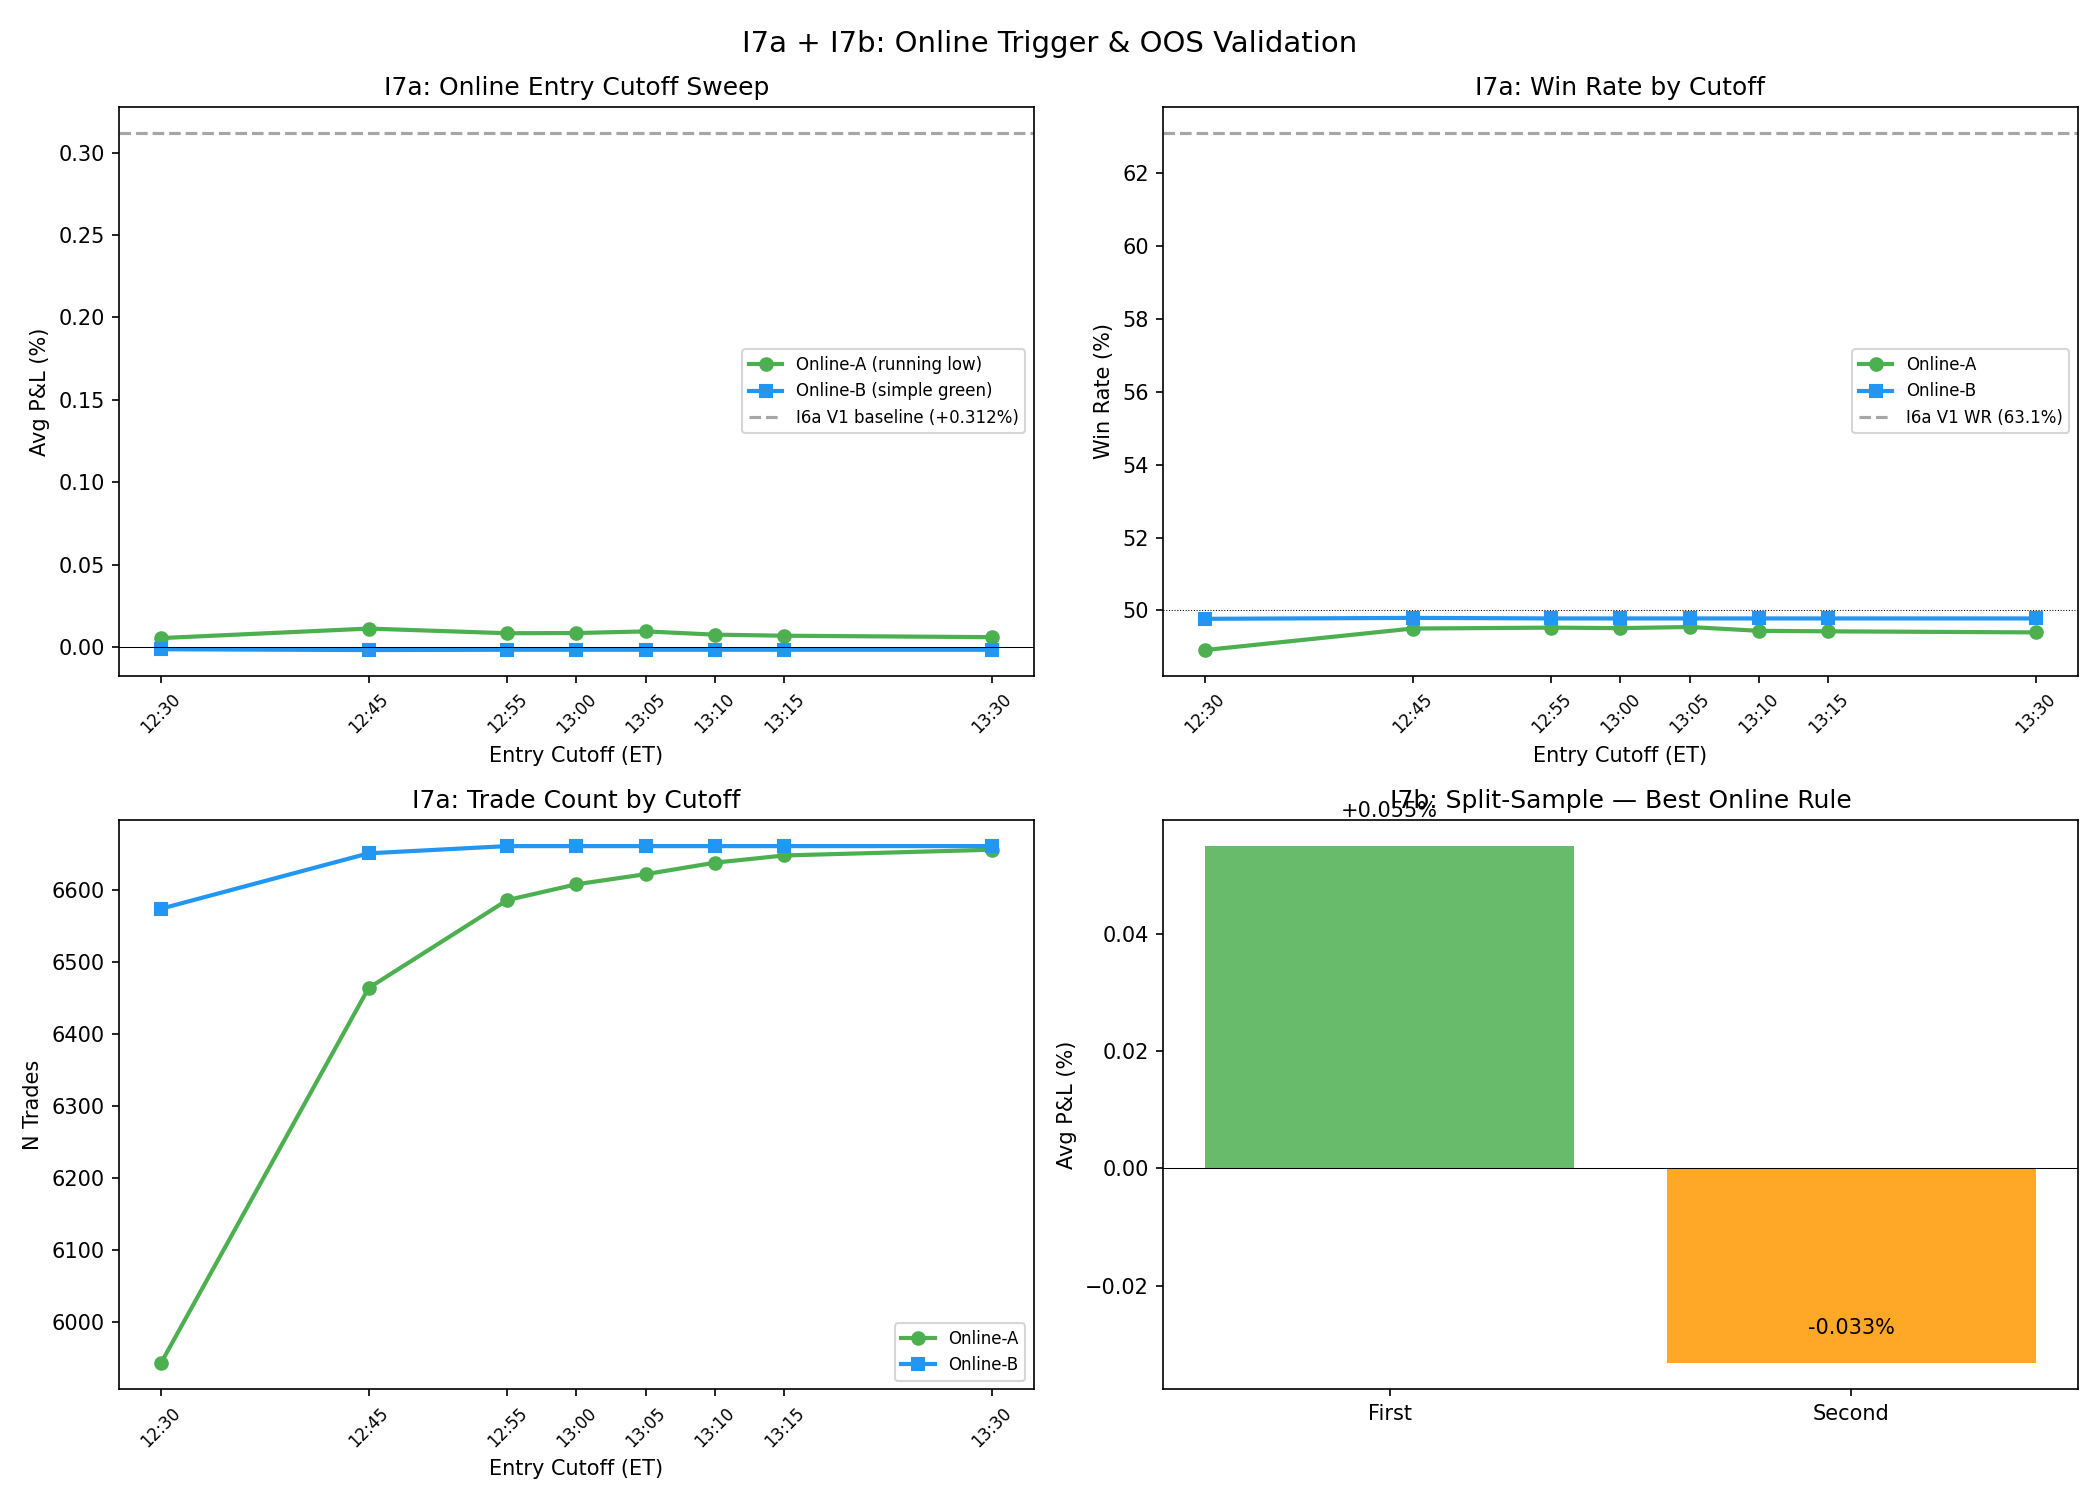

The Python source for this figure:
"""
Series I7a + I7b: Online Trigger Rewrite + Early-Low OOS Validation.

I7a: Replaces ex-post DZ_low entry with two online (real-time) variants:
  Online-A: Track running low, entry = first green close after each new low
            (only LAST trigger counts if low keeps updating). Entry-time cutoff sweep.
  Online-B: Simple "first green close after 12:00 ET". Entry-time cutoff sweep.

I7b: Split-sample validation of the early-low edge with the best online rule.
"""

from pathlib import Path

import matplotlib
matplotlib.use("Agg")
import matplotlib.pyplot as plt
import numpy as np
import pandas as pd

# ── paths ──
ROOT = Path(__file__).resolve().parents[3]
DATA_DIR = ROOT / "Fetched_Data"
OUT_DIR = Path(__file__).resolve().parent
I4_DATA = OUT_DIR / "I4_depth_zscore_data.csv"

EQUITY_TICKERS = [
    "AAPL", "AMD", "AMZN", "AVGO", "BA", "BABA", "BIDU", "C", "COIN",
    "COST", "GOOGL", "GS", "IBIT", "JPM", "MARA", "META", "MSFT", "MU",
    "NVDA", "PLTR", "SNOW", "SPY", "TSLA", "TSM", "TXN", "V",
]

# IST zone boundaries
DZ_START_IST = 19 * 60       # 12:00 ET
DZ_END_IST = 20 * 60 + 30    # 13:30 ET
EXIT_IST = 22 * 60 + 30      # 15:30 ET


def ist_minutes(dt):
    return dt.hour * 60 + dt.minute


def ist_to_et(ist_min):
    return ist_min - 7 * 60


def et_to_ist(et_min):
    return et_min + 7 * 60


def load_all_m5():
    """Load M5 regular-session data keyed by (ticker, date)."""
    print("Loading M5 data...")
    cache = {}
    for ticker in EQUITY_TICKERS:
        path = DATA_DIR / f"{ticker}_data.csv"
        if not path.exists():
            continue
        df = pd.read_csv(path, parse_dates=["Datetime"])
        df = df.sort_values("Datetime").reset_index(drop=True)
        mins = df["Datetime"].apply(ist_minutes)
        mask = (mins >= 16 * 60 + 35) & (mins <= 22 * 60 + 55)
        df = df[mask].copy()
        df["trading_day"] = df["Datetime"].dt.date
        df["ist_min"] = df["Datetime"].apply(ist_minutes)
        for day, day_df in df.groupby("trading_day"):
            cache[(ticker, day)] = day_df.reset_index(drop=True)
    print(f"  Loaded {len(cache):,} ticker-days")
    return cache


def get_exit_price(day_df):
    """Close at 15:30 ET = 22:30 IST or nearest prior bar."""
    candidates = day_df[day_df["ist_min"] <= EXIT_IST]
    if candidates.empty:
        return None
    return candidates.iloc[-1]["Close"]


# ═══════════════════════════════════════════════════════════
# I7a: Online Trigger Variants
# ═══════════════════════════════════════════════════════════

def online_a_entry(day_df, cutoff_ist):
    """Online-A: Track running low through DZ, entry = first green close after
    each new running low. Only the LAST triggered entry counts (if low updates
    after a trigger, we re-trigger on next green close). Entry must be before cutoff.

    In practice: we're already in position from the first trigger, so if the low
    updates later, we DON'T exit and re-enter. We stay in from the first trigger.

    BUT the question is: does the FIRST trigger or the LAST trigger produce the
    actual entry price? Since we enter on first trigger and HOLD, the entry is
    the first trigger price. Let's implement both:
    - "first_trigger": enter on first green close after first running-low dip
    - "last_trigger": enter on last green close before cutoff (after final running low before cutoff)
    """
    dz_bars = day_df[(day_df["ist_min"] >= DZ_START_IST) & (day_df["ist_min"] < DZ_END_IST)]
    if dz_bars.empty:
        return None, None, None, None

    running_low = float("inf")
    last_low_idx = None
    first_trigger_entry = None
    first_trigger_ist = None

    # Walk through DZ bars chronologically
    for idx, bar in dz_bars.iterrows():
        if bar["ist_min"] >= cutoff_ist:
            break

        # Update running low
        if bar["Low"] < running_low:
            running_low = bar["Low"]
            last_low_idx = idx

    # After scanning up to cutoff: find first green close after last_low_idx within cutoff
    if last_low_idx is None:
        return None, None, None, None

    # Find first green close after the running low, within cutoff
    after_low = day_df.loc[last_low_idx + 1:]
    for idx, bar in after_low.iterrows():
        if bar["ist_min"] >= cutoff_ist:
            break
        if bar["Close"] > bar["Open"]:
            return bar["Close"], bar["ist_min"], running_low, last_low_idx

    return None, None, running_low, last_low_idx


def online_a_realtime(day_df, cutoff_ist):
    """Online-A (true real-time): Enter on FIRST green close after ANY running low update.
    Once in position, HOLD to exit. Don't re-enter.
    """
    dz_bars = day_df[(day_df["ist_min"] >= DZ_START_IST) & (day_df["ist_min"] < cutoff_ist)]
    if dz_bars.empty:
        return None, None

    running_low = float("inf")
    new_low_seen = False

    for idx, bar in dz_bars.iterrows():
        if bar["Low"] < running_low:
            running_low = bar["Low"]
            new_low_seen = True
            continue

        # First green close after a running low update
        if new_low_seen and bar["Close"] > bar["Open"]:
            return bar["Close"], bar["ist_min"]

    return None, None


def online_b_entry(day_df, cutoff_ist):
    """Online-B (simple): First green close after 12:00 ET, before cutoff.
    No reference to DZ low at all."""
    dz_bars = day_df[(day_df["ist_min"] >= DZ_START_IST) & (day_df["ist_min"] < cutoff_ist)]
    for idx, bar in dz_bars.iterrows():
        if bar["Close"] > bar["Open"]:
            return bar["Close"], bar["ist_min"]
    return None, None


def process_online(i4_df, m5_cache, cutoff_et_list):
    """Process all events with online entries for multiple cutoffs."""
    print("Processing online entries...")
    # Pre-compute: for each (ticker, day), store bars + exit price
    all_results = []
    n = len(i4_df)

    for row_i, (_, event) in enumerate(i4_df.iterrows()):
        if row_i % 1000 == 0 and row_i > 0:
            print(f"  {row_i}/{n}...")

        ticker = event["ticker"]
        day = event["trading_day"]
        key = (ticker, day)
        if key not in m5_cache:
            continue

        day_df = m5_cache[key]
        exit_price = get_exit_price(day_df)
        if exit_price is None:
            continue

        base = {
            "ticker": ticker, "trading_day": day,
            "depth_z": event["depth_z"], "zscore_bucket": event["zscore_bucket"],
            "compression_pct": event["compression_pct"],
            "compression_bucket": event["compression_bucket"],
            "dz_low": event["dz_low"], "z2_high": event["z2_high"],
            "exit_price": exit_price,
        }

        for cutoff_et in cutoff_et_list:
            cutoff_ist = et_to_ist(cutoff_et)
            tag = f"{cutoff_et // 60}:{cutoff_et % 60:02d}"

            # Online-A (real-time: first trigger and hold)
            a_entry, a_ist = online_a_realtime(day_df, cutoff_ist)
            a_pl = (exit_price - a_entry) / a_entry * 100 if a_entry else None
            a_et = ist_to_et(a_ist) if a_ist else None

            # Online-B (simple first green)
            b_entry, b_ist = online_b_entry(day_df, cutoff_ist)
            b_pl = (exit_price - b_entry) / b_entry * 100 if b_entry else None
            b_et = ist_to_et(b_ist) if b_ist else None

            all_results.append({
                **base,
                "cutoff_et": cutoff_et, "cutoff_tag": tag,
                "online_a_entry": a_entry, "online_a_ist": a_ist,
                "online_a_pl": a_pl, "online_a_et_min": a_et,
                "online_b_entry": b_entry, "online_b_ist": b_ist,
                "online_b_pl": b_pl, "online_b_et_min": b_et,
            })

    return pd.DataFrame(all_results)


def print_cutoff_sweep(df, pl_col, label):
    """Print P&L sweep across cutoffs."""
    print(f"\n--- {label} ---")
    print(f"{'Cutoff':>8s}  {'Avg PL':>9s}  {'Med PL':>9s}  {'WR':>7s}  {'N':>6s}  {'Trig%':>7s}")
    print("-" * 55)
    cutoffs = sorted(df["cutoff_et"].unique())
    rows = []
    for c in cutoffs:
        sub = df[df["cutoff_et"] == c].dropna(subset=[pl_col])
        n_total = len(df[df["cutoff_et"] == c])
        if sub.empty:
            continue
        avg = sub[pl_col].mean()
        med = sub[pl_col].median()
        wr = (sub[pl_col] > 0).mean() * 100
        trig = len(sub) / n_total * 100 if n_total > 0 else 0
        tag = f"{c // 60}:{c % 60:02d}"
        print(f"{tag:>8s}  {avg:>+8.4f}%  {med:>+8.4f}%  {wr:>6.1f}%  {len(sub):>6d}  {trig:>6.1f}%")
        rows.append({"cutoff": c, "tag": tag, "avg_pl": avg, "med_pl": med,
                      "wr": wr, "n": len(sub), "trig_pct": trig})
    return pd.DataFrame(rows)


# ═══════════════════════════════════════════════════════════
# I7b: Split-Sample
# ═══════════════════════════════════════════════════════════

def run_i7b(df, best_cutoff, pl_col, label):
    """Split-sample validation for the best online cutoff."""
    print(f"\n{'='*70}")
    print(f"I7b: Split-Sample Validation ({label}, cutoff {best_cutoff//60}:{best_cutoff%60:02d} ET)")
    print("=" * 70)

    sub = df[df["cutoff_et"] == best_cutoff].dropna(subset=[pl_col]).copy()
    all_days = sorted(sub["trading_day"].unique())
    mid = len(all_days) // 2
    first_days = set(all_days[:mid])

    sub["half"] = sub["trading_day"].apply(lambda d: "First" if d in first_days else "Second")

    print(f"  First half:  {all_days[0]} to {all_days[mid-1]} ({mid} days)")
    print(f"  Second half: {all_days[mid]} to {all_days[-1]} ({len(all_days)-mid} days)")

    print(f"\n{'Half':>8s}  {'Avg PL':>9s}  {'Med PL':>9s}  {'WR':>7s}  {'N':>6s}")
    print("-" * 45)
    for h in ["First", "Second"]:
        s = sub[sub["half"] == h]
        print(f"{h:>8s}  {s[pl_col].mean():>+8.4f}%  {s[pl_col].median():>+8.4f}%  "
              f"{(s[pl_col]>0).mean()*100:>6.1f}%  {len(s):>6d}")

    # Time-of-entry bucket stability
    sub["entry_et"] = sub[pl_col.replace("_pl", "_et_min")]
    # Use entry time buckets similar to I6d
    def time_bucket(et_min):
        if pd.isna(et_min):
            return "unknown"
        if et_min < 12 * 60 + 30:
            return "Early"
        elif et_min < 13 * 60:
            return "Mid"
        else:
            return "Late"

    if pl_col.replace("_pl", "_et_min") in sub.columns:
        et_col = pl_col.replace("_pl", "_et_min")
        sub["time_bucket"] = sub[et_col].apply(time_bucket)

        print(f"\n  Time-of-entry × Half:")
        print(f"  {'Half':>8s}  {'Early PL':>10s}  {'Mid PL':>10s}  {'Late PL':>10s}")
        for h in ["First", "Second"]:
            vals = []
            for tb in ["Early", "Mid", "Late"]:
                s = sub[(sub["half"] == h) & (sub["time_bucket"] == tb)]
                vals.append(f"{s[pl_col].mean():+.4f}%" if len(s) > 10 else f"N={len(s)}")
            print(f"  {h:>8s}  {vals[0]:>10s}  {vals[1]:>10s}  {vals[2]:>10s}")

    # Depth × Half
    sub["depth_binary"] = np.where(sub["depth_z"] >= 1.0, "deep", "shallow")
    print(f"\n  Depth × Half:")
    print(f"  {'Half':>8s}  {'Shallow PL':>12s}  {'Deep PL':>10s}  {'Delta':>8s}")
    for h in ["First", "Second"]:
        sh = sub[(sub["half"] == h) & (sub["depth_binary"] == "shallow")]
        dp = sub[(sub["half"] == h) & (sub["depth_binary"] == "deep")]
        sh_pl = sh[pl_col].mean() if len(sh) > 0 else float("nan")
        dp_pl = dp[pl_col].mean() if len(dp) > 0 else float("nan")
        delta = dp_pl - sh_pl
        print(f"  {h:>8s}  {sh_pl:>+11.4f}%  {dp_pl:>+9.4f}%  {delta:>+7.4f}%")

    return sub


# ═══════════════════════════════════════════════════════════
# PLOTS
# ═══════════════════════════════════════════════════════════

def make_plots(sweep_a, sweep_b, split_df, pl_col):
    fig, axes = plt.subplots(2, 2, figsize=(14, 10))

    # 1. Cutoff sweep: Online-A vs Online-B avg P&L
    ax = axes[0, 0]
    if not sweep_a.empty:
        ax.plot(sweep_a["cutoff"], sweep_a["avg_pl"], "o-", color="#4CAF50", label="Online-A (running low)", linewidth=2)
    if not sweep_b.empty:
        ax.plot(sweep_b["cutoff"], sweep_b["avg_pl"], "s-", color="#2196F3", label="Online-B (simple green)", linewidth=2)
    ax.axhline(0.312, color="gray", linestyle="--", alpha=0.7, label="I6a V1 baseline (+0.312%)")
    ax.axhline(0, color="black", linewidth=0.5)
    ticks = sorted(set(list(sweep_a["cutoff"]) + list(sweep_b["cutoff"])))
    ax.set_xticks(ticks)
    ax.set_xticklabels([f"{t//60}:{t%60:02d}" for t in ticks], rotation=45, fontsize=8)
    ax.set_xlabel("Entry Cutoff (ET)")
    ax.set_ylabel("Avg P&L (%)")
    ax.set_title("I7a: Online Entry Cutoff Sweep")
    ax.legend(fontsize=8)

    # 2. Cutoff sweep: Win Rate
    ax = axes[0, 1]
    if not sweep_a.empty:
        ax.plot(sweep_a["cutoff"], sweep_a["wr"], "o-", color="#4CAF50", label="Online-A", linewidth=2)
    if not sweep_b.empty:
        ax.plot(sweep_b["cutoff"], sweep_b["wr"], "s-", color="#2196F3", label="Online-B", linewidth=2)
    ax.axhline(63.1, color="gray", linestyle="--", alpha=0.7, label="I6a V1 WR (63.1%)")
    ax.axhline(50, color="black", linewidth=0.5, linestyle=":")
    ax.set_xticks(ticks)
    ax.set_xticklabels([f"{t//60}:{t%60:02d}" for t in ticks], rotation=45, fontsize=8)
    ax.set_xlabel("Entry Cutoff (ET)")
    ax.set_ylabel("Win Rate (%)")
    ax.set_title("I7a: Win Rate by Cutoff")
    ax.legend(fontsize=8)

    # 3. Cutoff sweep: N trades (trigger rate)
    ax = axes[1, 0]
    if not sweep_a.empty:
        ax.plot(sweep_a["cutoff"], sweep_a["n"], "o-", color="#4CAF50", label="Online-A", linewidth=2)
    if not sweep_b.empty:
        ax.plot(sweep_b["cutoff"], sweep_b["n"], "s-", color="#2196F3", label="Online-B", linewidth=2)
    ax.set_xticks(ticks)
    ax.set_xticklabels([f"{t//60}:{t%60:02d}" for t in ticks], rotation=45, fontsize=8)
    ax.set_xlabel("Entry Cutoff (ET)")
    ax.set_ylabel("N Trades")
    ax.set_title("I7a: Trade Count by Cutoff")
    ax.legend(fontsize=8)

    # 4. I7b: Split-sample bar chart
    ax = axes[1, 1]
    if split_df is not None and not split_df.empty:
        halves = ["First", "Second"]
        x = np.arange(2)
        vals = []
        for h in halves:
            s = split_df[split_df["half"] == h]
            vals.append(s[pl_col].mean() if len(s) > 0 else 0)
        colors = ["#4CAF50", "#FF9800"]
        bars = ax.bar(x, vals, color=colors, alpha=0.85)
        ax.set_xticks(x)
        ax.set_xticklabels(halves)
        for bar, v in zip(bars, vals):
            ax.text(bar.get_x() + bar.get_width()/2, bar.get_height() + 0.005,
                    f"{v:+.3f}%", ha="center", fontsize=10)
        ax.set_ylabel("Avg P&L (%)")
        ax.set_title("I7b: Split-Sample — Best Online Rule")
        ax.axhline(0, color="black", linewidth=0.5)

    plt.suptitle("I7a + I7b: Online Trigger & OOS Validation", fontsize=14)
    plt.tight_layout()
    plt.savefig(OUT_DIR / "I7ab_online_oos.png", dpi=150)
    plt.close()
    print("\nSaved: I7ab_online_oos.png")


def main():
    # Load I4 data (DZ compression events with z-scores)
    i4 = pd.read_csv(I4_DATA)
    i4["trading_day"] = pd.to_datetime(i4["trading_day"]).dt.date
    print(f"Loaded {len(i4)} events from I4")

    # Load M5
    m5_cache = load_all_m5()

    # ═══════════════════════════════════════════════════════
    # I7a: Cutoff sweep
    # ═══════════════════════════════════════════════════════
    cutoff_list = [
        12 * 60 + 30,   # 12:30
        12 * 60 + 45,   # 12:45
        12 * 60 + 55,   # 12:55
        13 * 60,         # 13:00
        13 * 60 + 5,     # 13:05
        13 * 60 + 10,    # 13:10
        13 * 60 + 15,    # 13:15
        13 * 60 + 30,    # 13:30 (no filter)
    ]

    df = process_online(i4, m5_cache, cutoff_list)
    df.to_csv(OUT_DIR / "I7a_online_data.csv", index=False)
    print(f"Generated {len(df)} rows ({len(df) // len(cutoff_list)} events × {len(cutoff_list)} cutoffs)")

    print(f"\n{'='*70}")
    print("I7a: Online Trigger Cutoff Sweep")
    print("=" * 70)

    sweep_a = print_cutoff_sweep(df, "online_a_pl", "Online-A: Running Low + First Green")
    sweep_b = print_cutoff_sweep(df, "online_b_pl", "Online-B: Simple First Green After Noon")

    # Find optimal cutoffs (maximize avg_pl × sqrt(n) = Sharpe proxy)
    for sweep, label in [(sweep_a, "Online-A"), (sweep_b, "Online-B")]:
        if sweep.empty:
            continue
        sweep["score"] = sweep["avg_pl"] * np.sqrt(sweep["n"])
        best = sweep.loc[sweep["score"].idxmax()]
        print(f"\n  {label} optimal: cutoff={best['tag']}, "
              f"avg P&L={best['avg_pl']:+.4f}%, WR={best['wr']:.1f}%, N={int(best['n'])}")

    # ═══════════════════════════════════════════════════════
    # I7b: Split-sample with best online rule
    # ═══════════════════════════════════════════════════════

    # Determine best variant and cutoff
    best_a = sweep_a.loc[sweep_a["avg_pl"].idxmax()] if not sweep_a.empty else None
    best_b = sweep_b.loc[sweep_b["avg_pl"].idxmax()] if not sweep_b.empty else None

    # Pick higher avg_pl
    if best_a is not None and best_b is not None:
        if best_a["avg_pl"] >= best_b["avg_pl"]:
            best_cutoff = int(best_a["cutoff"])
            best_pl_col = "online_a_pl"
            best_label = "Online-A"
        else:
            best_cutoff = int(best_b["cutoff"])
            best_pl_col = "online_b_pl"
            best_label = "Online-B"
    elif best_a is not None:
        best_cutoff = int(best_a["cutoff"])
        best_pl_col = "online_a_pl"
        best_label = "Online-A"
    else:
        best_cutoff = int(best_b["cutoff"])
        best_pl_col = "online_b_pl"
        best_label = "Online-B"

    print(f"\n  Best overall: {best_label} @ {best_cutoff//60}:{best_cutoff%60:02d} ET")

    # Also run I7b for the 13:30 (no filter) cutoff to compare
    split_df = run_i7b(df, best_cutoff, best_pl_col, best_label)

    # I7b for the no-filter 13:30 cutoff
    print(f"\n  --- Comparison: 13:30 (no time filter) ---")
    run_i7b(df, 13 * 60 + 30, best_pl_col, f"{best_label} (no filter)")

    # Plots
    make_plots(sweep_a, sweep_b, split_df, best_pl_col)


if __name__ == "__main__":
    main()
